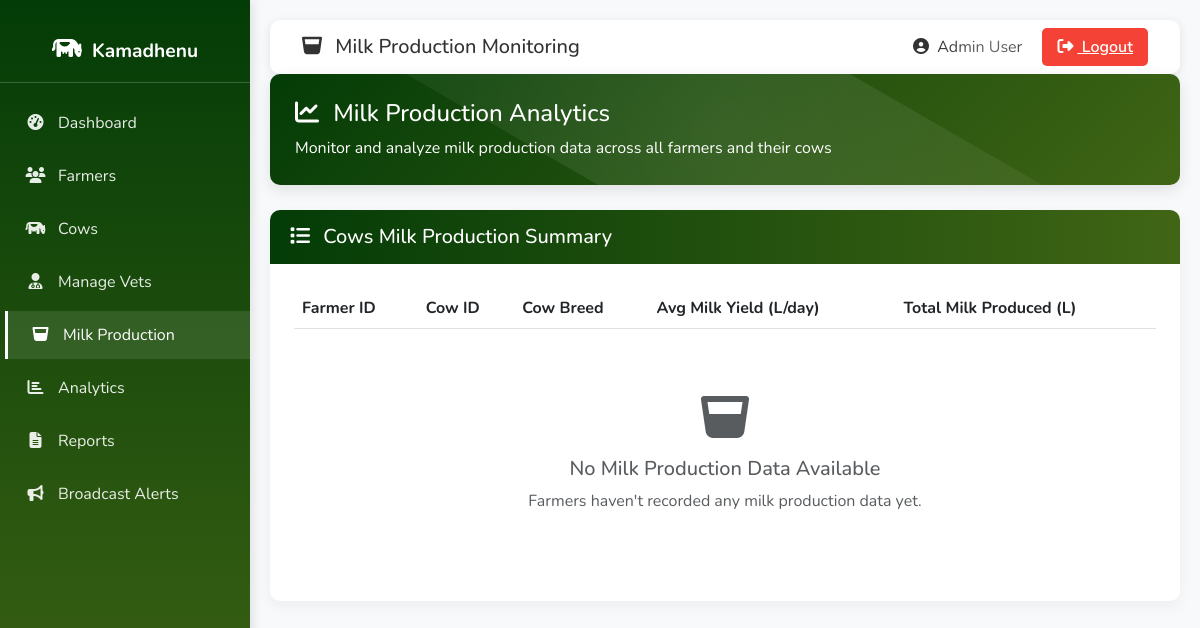
Before: /admin/milk_production (signed in) with the older database file.
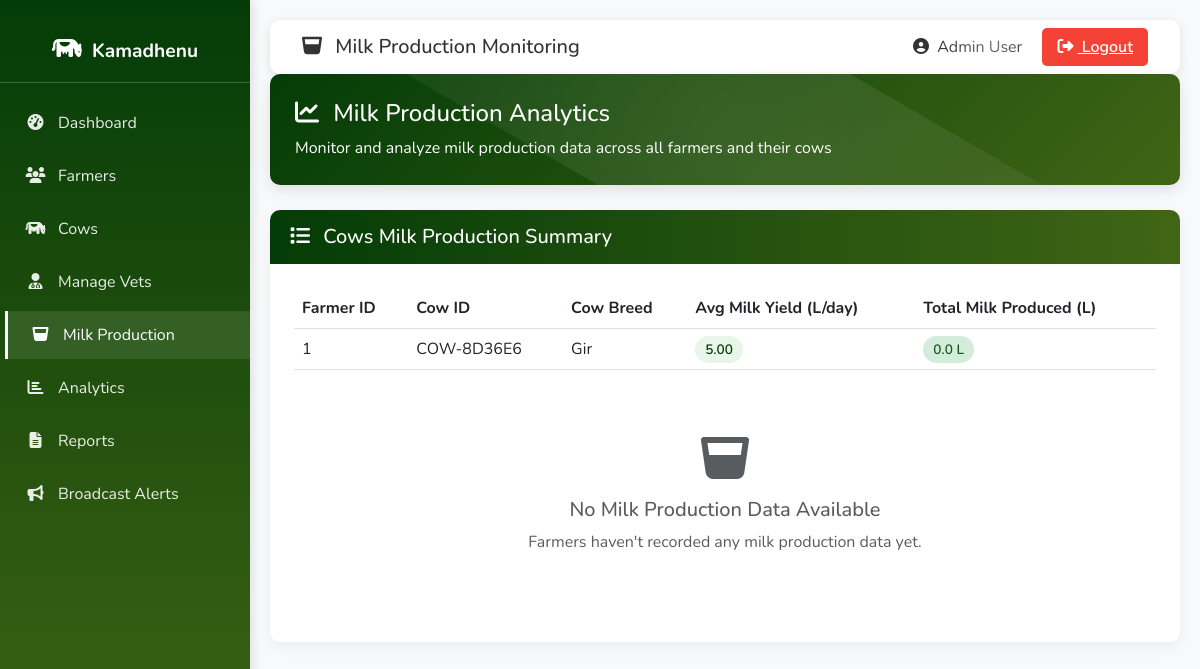
After: the same page with the newer database file.
### tables this page shows
CREATE TABLE cows (
            cow_id TEXT PRIMARY KEY,
            farmer_id INTEGER,
            cattle_type TEXT NOT NULL,
            breed TEXT,
            date_of_birth DATE,  -- NEW: Date of birth
            age INTEGER,
            weight REAL,
            color TEXT,
            health_records TEXT,
            vaccination_history TEXT,
            milk_yield REAL,
            special_notes TEXT,
            photo TEXT,
            muzzle_id TEXT,
            muzzle_photo TEXT,
            father_id TEXT,
            mother_id TEXT,
            insurance_by TEXT,  -- NEW: Insurance company name
            insurance_policy_number TEXT,  -- NEW: Policy number
            insurance_valid_upto DATE,  -- NEW: Insurance expiry date
            created_at TIMESTAMP DEFAULT CURRENT_TIMESTAMP,
            FOREIGN KEY (farmer_id) REFERENCES farmers(farmer_id),
            FOREIGN KEY (father_id) REFERENCES cows(cow_id),
            FOREIGN KEY (mother_id) REFERENCES cows(cow_id)
        );

### app.py (the view)
@app.route("/admin/milk_production")
def admin_milk_production():
    if "admin" not in session:
        return redirect(url_for("admin_login"))
    conn = get_db()
    cursor = conn.cursor()
    cursor.execute("""
        SELECT
            c.farmer_id,
            c.cow_id,
            c.breed as cow_breed,
            COALESCE(c.milk_yield, 0) as avg_milk_yield,
            COALESCE(SUM(my.total), 0) as total_milk_produced
        FROM cows c
        LEFT JOIN milk_yield my ON c.cow_id = my.cow_id
        WHERE c.cattle_type IN ('cow', 'buffalo')  -- ONLY milk-yielding cattle
        GROUP BY c.farmer_id, c.cow_id, c.breed, c.milk_yield
        ORDER BY c.farmer_id, c.cow_id
    """)
    cows_data = cursor.fetchall()
    conn.close()
    return render_template("admin_milk_production.html", cows=cows_data)

### app.py (called while the page is built)
def get_db():
    conn = sqlite3.connect(DB_NAME)
    conn.row_factory = sqlite3.Row
    return conn

@app.context_processor
def inject_lang():
    return {'current_lang': session.get('language', 'en')}

### templates/admin_milk_production.html (shortened to what the changed rows need)
<!DOCTYPE html>
<html lang="en">
<head>
    <link rel="stylesheet" href="https://cdn.jsdelivr.net/npm/bootstrap@5.3.0/dist/css/bootstrap.min.css">
    <link rel="stylesheet" href="https://cdnjs.cloudflare.com/ajax/libs/font-awesome/6.4.0/css/all.min.css">
</head>
<body>
    <div class="main-content">
        <div class="table-card">
            <div class="p-4">
                <div class="table-responsive">
                    <table class="table table-hover">
                        <thead>
                            <tr>
                                <th>Farmer ID</th>
                                <th>Cow ID</th>
                                <th>Cow Breed</th>
                                <th>Avg Milk Yield (L/day)</th>
                                <th>Total Milk Produced (L)</th>
                            </tr>
                        </thead>
                        <tbody>
                            {% for cow in cows %}
                            <tr>
                                <td>{{ cow.farmer_id }}</td>
                                <td>{{ cow.cow_id }}</td>
                                <td>{{ cow.cow_breed }}</td>
                                <td>
                                    <span class="milk-badge">{{ "%.2f"|format(cow.avg_milk_yield) }}</span>
                                </td>
                                <td>
                                    <span class="milk-badge" style="background-color: #d4edda; color: #155724;">
                                        {{ "%.1f"|format(cow.total_milk_produced) }} L
                                    </span>
                                </td>
                            </tr>
                            {% endfor %}
                        </tbody>
                    </table>
                </div>
            </div>
        </div>
    </div>
</body>
</html>

Changed rows visible on the page:
added cows: farmer_id "1", cow_id "COW-8D36E6", cow_breed "Gir", avg_milk_yield "5.00", total_milk_produced "0.0"
